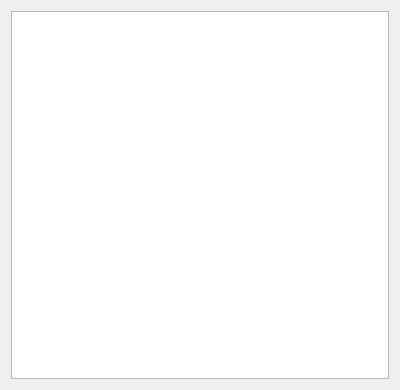
<?xml version="1.0" encoding="UTF-8"?>
<ui version="4.0">
 <class>Widget</class>
 <widget class="QWidget" name="Widget">
  <property name="geometry">
   <rect>
    <x>0</x>
    <y>0</y>
    <width>400</width>
    <height>390</height>
   </rect>
  </property>
  <property name="windowTitle">
   <string>Widget</string>
  </property>
  <layout class="QGridLayout" name="gridLayout">
   <item row="0" column="0">
    <widget class="QTableView" name="tableView"/>
   </item>
  </layout>
 </widget>
 <layoutdefault spacing="6" margin="11"/>
 <resources/>
 <connections/>
</ui>
